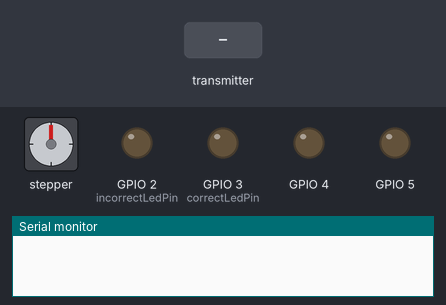
Simulated run of this sketch. Board: ESP32-S3. Parts: stepper motor, output pins drawn as LEDs (lit = HIGH), the last lines printed to the serial monitor. Wiring (inferred from the names in the program): stepper motor driver (200 steps per turn assumed): step GPIO 6; direction GPIO 7. The inputs (shaded band) are chosen by the test bench. Pins used as bus, display or sensor lines are not drawn.

Above: at 1.2 s.
1.3 s: the transmitter starts sending id = 0
At 1.36 s:
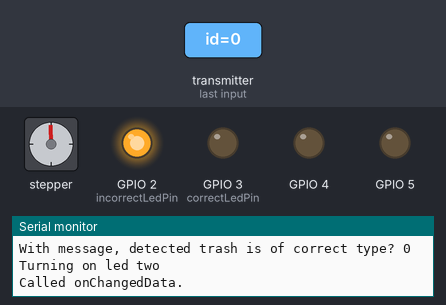
At 3.32 s:
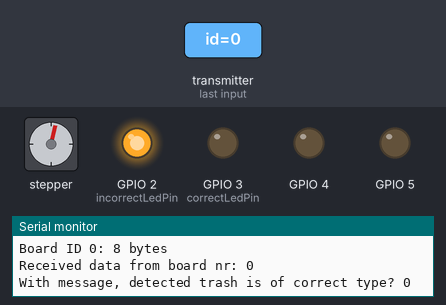
Timing chart, 0 to 10.3 s (numbered marks = the images above; inputs shaded):
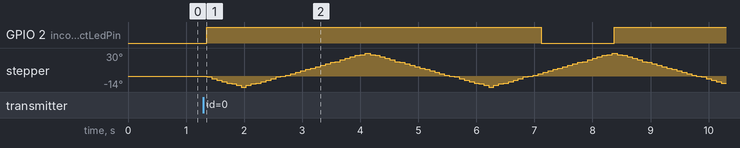

Measured:
- after the input at 1.3 s, GPIO 2 (incorrectLedPin): LOW → HIGH after 0.06 s, → LOW 5.8 s later, → HIGH 1.3 s later; stepper: turns 14° counter-clockwise in 0.60 s, then 44° clockwise in 2.0 s, then 44° counter-clockwise in 2.0 s, then 44° clockwise in 2.0 s, and so on

The sketch:

NanoFinal.ino
```cpp
#include <esp_now.h>
#include <WiFi.h>

// Structure example to receive data
// Must match the sender structure
typedef struct struct_message {
  int id;
  bool isCorrectTrashType;
}struct_message;

// Create a struct_message called myData
struct_message myData;

// Create an array with all the structures
// id's are set in setup()
// board1 = plastic detection
//        id = 0
struct_message boardsStruct[1];

bool espNowInitialised;

bool recentlyReceivedData;

// callback function that will be executed when data is received
void OnDataRecv(const uint8_t * mac_addr, const uint8_t *incomingData, int len) {
  recentlyReceivedData = true;

  // Copy the incoming data into our local struct
  memcpy(&myData, incomingData, sizeof(myData));
  Serial.printf("Board ID %u: %u bytes\n", myData.id, len);
  // Update the structures with the new incoming data
  boardsStruct[myData.id].isCorrectTrashType = myData.isCorrectTrashType;

  // And print what data was received
  Serial.print("Received data from board nr: ");
  Serial.println(myData.id);
  Serial.print("With message, detected trash is of correct type? ");
  Serial.println(myData.isCorrectTrashType);
  Serial.println();
}

int motorStepControlPin = 6;
int motorDirectionControlPin = 7;
int correctLedPin = 3;
int incorrectLedPin = 2;

// variables to keep track of time so we do not have to use a blocking call anywhere
unsigned long correctLedStartTime;
unsigned long incorrectLedStartTime;
unsigned long motorStartTime;

// keep track of whether the leds and motor are on
bool motorIsOn;
bool correctLedOn;
bool incorrectLedOn;

// determine how long the leds should be on and how many steps the motor should take
int ledTimeToBeOn = 3000;

// supporting variables for the motor
int motorStepCount;
int motorDirection; // 1 for one direction, -1 for the other direction
bool motorResetting; // if the motor is moving back into the reset position keep track of it

void initEspNow() {
  espNowInitialised = true;
  //Init ESP-NOW
  if (esp_now_init() != ESP_OK) {
    // if it fails print, do beware that at that point we will not receive any data
    Serial.println("Error initializing ESP-NOW");
    espNowInitialised = false;
  }

  // Once ESPNow is successfully Init, we will register for recv CB to
  // get recv packer info
  // if the espnow wasn't initialised properly do not attempt this to prevent potential errors
  if (espNowInitialised) {
    esp_now_register_recv_cb(OnDataRecv);
  }
  recentlyReceivedData = false;
}

void initPins() {
  // Initialise all motor control matters
  pinMode(motorDirectionControlPin, OUTPUT);
  pinMode(motorStepControlPin, OUTPUT);
  pinMode(4, OUTPUT);
  pinMode(5, OUTPUT);
  // Make sure the motor is not moving and set the step amount by pulling low on the ms pins of the motor easydriver (pins 10 and 11)
  digitalWrite(motorStepControlPin, LOW);
  digitalWrite(4, LOW);
  digitalWrite(5, LOW);
  // set the supporting variables for the motor
  motorStartTime = millis();
  motorIsOn = false;
  motorStepCount = 17;
  motorDirection = 0;
  motorResetting = false;

  // setup the led pins
  pinMode(correctLedPin, OUTPUT);
  pinMode(incorrectLedPin, OUTPUT);
  digitalWrite(correctLedPin, LOW);
  digitalWrite(incorrectLedPin, LOW);
  // set the supporting variables for the leds
  correctLedStartTime = millis();
  incorrectLedStartTime = millis();
  correctLedOn = false;
  incorrectLedOn = false;
}

void setup() {
  //Initialize Serial Monitor
  Serial.begin(115200);

  // Initialise all EspNow matters
  //Set device as a Wi-Fi Station
  WiFi.mode(WIFI_STA);

  initEspNow();

  initPins();
}

// move the motor into one or the other direction
// can say direction = 1 is one way and direction = -1 for the other way
// though that has to be determined
void moveMotor(int direction) {
  // move the motor in the given direction
  if (direction == 1) digitalWrite(motorDirectionControlPin, HIGH);
  else if (direction == -1) digitalWrite(motorDirectionControlPin, LOW);

  // write to the step control for a short moment then turn it off again to move the motor a short distance
  // wait for the delay between high and low here as we do not want to accidentally leave that too high
  // however for the delay between low and high we wait for the next call of this function to prevent long blocking calls
  // TODO adjust the 50 and 35 below accordingly for finetuning of the motor
  if (millis() - motorStartTime >= 50) {
    digitalWrite(motorStepControlPin, HIGH);
    delay(35);
    digitalWrite(motorStepControlPin, LOW);
    motorStartTime = millis();
    motorStepCount++;
  }

  // if the motorStepCount exceeded the stepCount needed reverse it to move back into position
  // however if we were already moving back into position we know the motor is done moving
  if (motorStepCount >= 25) {
    motorStepCount = 0;
    if (motorResetting) {
      motorResetting = false;
      motorIsOn = false;
    } else {
      motorDirection *= -1;
      motorResetting = true;
    }
  }
}

// switch given led to either LOW or HIGH output
// it is assumed that the given pin is in OUTPUT mode
void switchLedState(uint8_t pin, uint8_t state) {
  digitalWrite(pin, state);
}

// Handle what happens when we receive data
// when connecting multiple boards that can send data change this into a loop
void onChangedData() {
  int pinToChange = 0;
  bool isCorrectTrashType = boardsStruct[0].isCorrectTrashType;
  if (isCorrectTrashType) {
    // change the led on pin 18
    Serial.println("Turning on led one");
    pinToChange = correctLedPin;
    correctLedOn = true;
    correctLedStartTime = millis();
    // set motor direction
    // TODO configure the 1 and -1 below for motorDirection to fit the actual situation
    motorDirection = 1;
  } else {
    // change the led on pin 19
    Serial.println("Turning on led two");
    pinToChange = incorrectLedPin;
    incorrectLedOn = true;
    incorrectLedStartTime = millis();
    // set motor direction
    motorDirection = -1;
  }
  // indicate whether sorting was correct using the leds
  switchLedState(pinToChange, HIGH);
  // indicate to the motor that it should start moving
  motorIsOn = true;

  // now that we've handled the data once again wait for it to change
  recentlyReceivedData = false;
}

void loop() {
  // if we recently received data handle it
  // we do it separately from the callback function to prevent unexpected behaviour
  if (recentlyReceivedData && !motorIsOn) {
    onChangedData();
    Serial.println("Called onChangedData.");
  }

  // move the motor if needed
  if (motorIsOn) {
    moveMotor(motorDirection);
  }

  // check if we need to turn off a led
  if (correctLedOn && millis() - correctLedStartTime >= ledTimeToBeOn) {
    correctLedOn = false;
    switchLedState(correctLedPin, LOW);
  }
  if (incorrectLedOn && millis() - incorrectLedStartTime >= ledTimeToBeOn) {
    incorrectLedOn = false;
    switchLedState(incorrectLedPin, LOW);
  }

  // small delay so the microcontroller doesn't overheat when nothing needs to happen
  delayMicroseconds(10);

}
```
